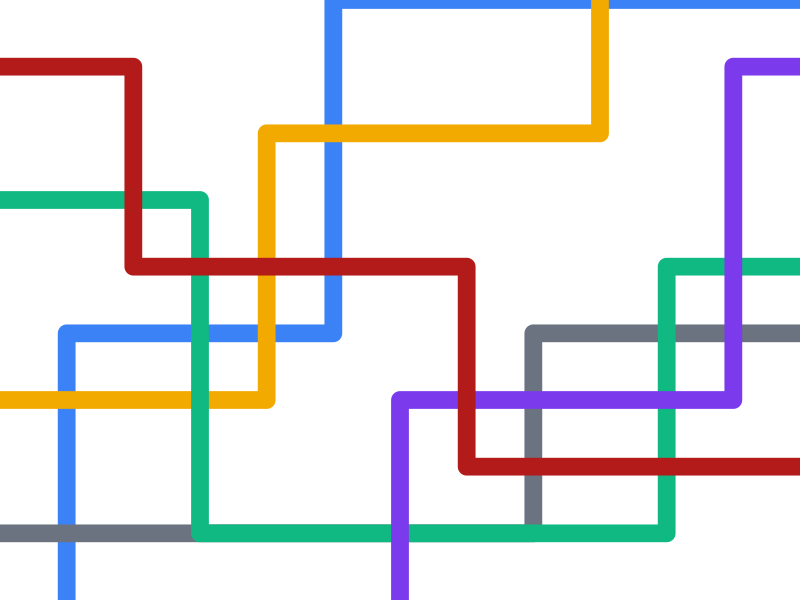

The R source for this figure:

library(tidyverse)
library(svglite)

routes <- tribble(
  ~route, ~x, ~y,
  "red",    -1, 8,   "red",     2, 8,   "red",     2, 5,   "red",     7, 5,   "red",     7, 2,   "red",    13, 2,
  "gold",   -1, 3,   "gold",    4, 3,   "gold",    4, 7,   "gold",    9, 7,   "gold",    9, 10,
  "blue",    1, -1,  "blue",    1, 4,   "blue",    5, 4,   "blue",    5, 9,   "blue",   12, 9,
  "green",  -1, 6,   "green",   3, 6,   "green",   3, 1,   "green",  10, 1,   "green",  10, 5,   "green", 13, 5,
  "purple",  6, -1,  "purple",  6, 3,   "purple", 11, 3,   "purple", 11, 8,   "purple", 13, 8,
  "gray",   -1, 1,   "gray",    8, 1,   "gray",    8, 4,   "gray",   13, 4
) |>
  mutate(
    x = as.numeric(x),
    y = as.numeric(y)
  )

plot <-
  ggplot(routes, aes(x, y, group = route, color = route)) +
  geom_path(
    linewidth = 6,
    lineend = "round",
    linejoin = "round"
  ) +
  scale_color_manual(
    values = c(
      red = "#B31B1B",
      gold = "#F2A900",
      blue = "#3B82F6",
      green = "#10B981",
      purple = "#7C3AED",
      gray = "#6B7280"
    )
  ) +
  coord_cartesian(xlim = c(0, 12), ylim = c(0, 9), expand = FALSE, clip = "off") +
  theme_void() +
  theme(
    legend.position = "none",
    plot.background = element_rect(fill = "transparent", color = NA),
    panel.background = element_rect(fill = "transparent", color = NA)
  )

ggsave(
  "images/backgrounds/homepage.svg",
  plot,
  width = 14,
  height = 8,
  bg = "transparent"
)
